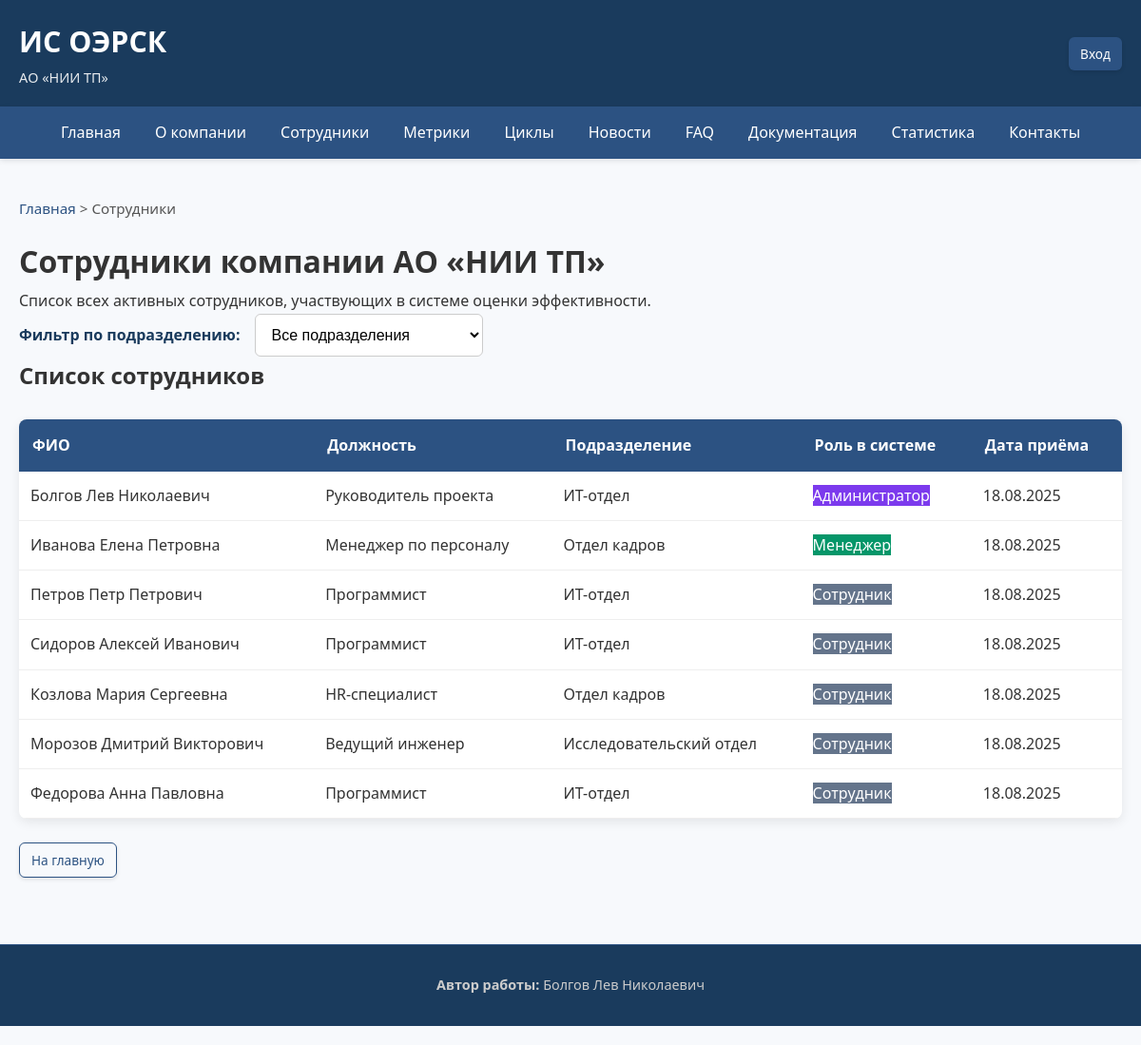
Page /employees on the earlier database version.
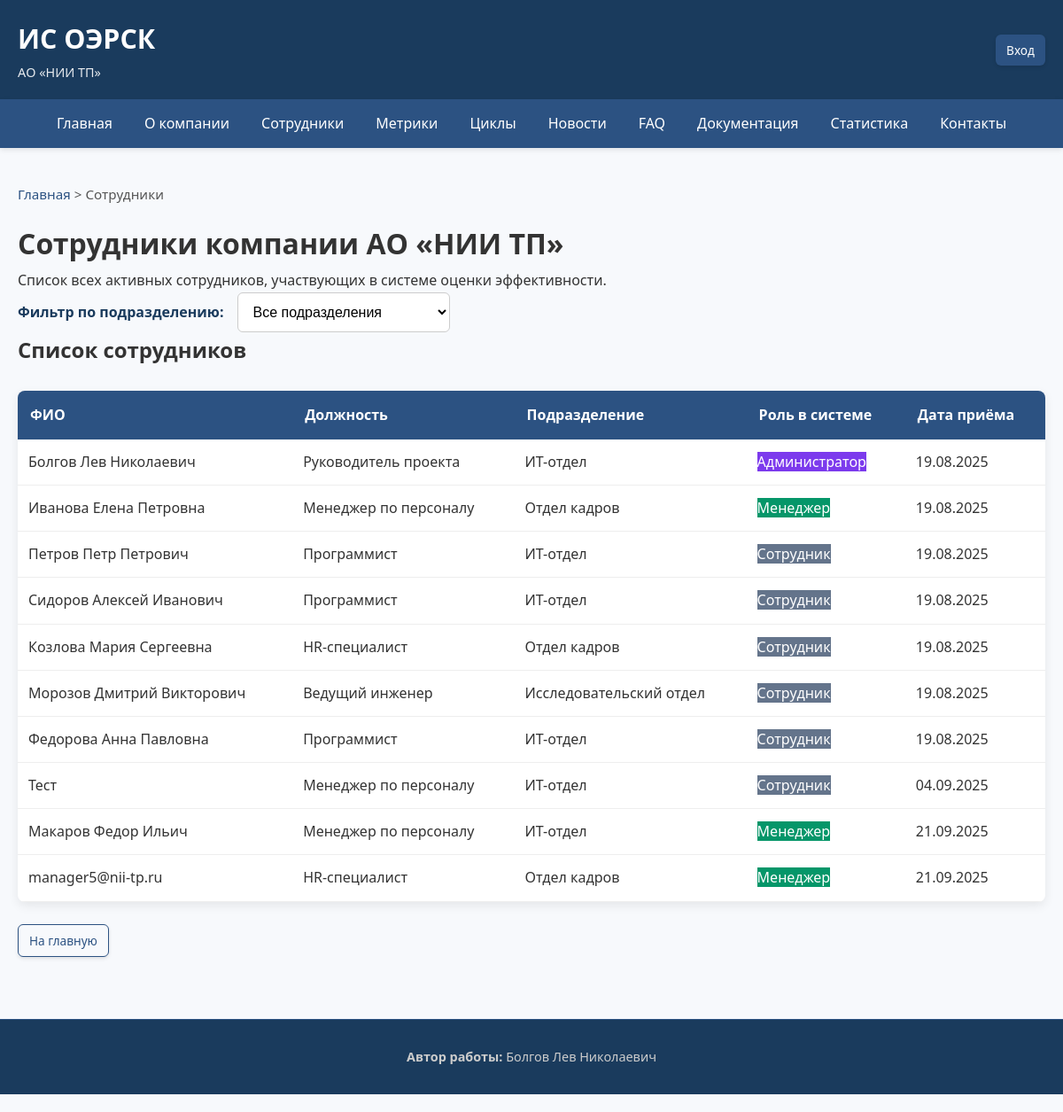
Same page on the later database version.
### app/models.py (models this page shows)
class Employee(db.Model, UserMixin):
    __tablename__ = 'employees'
    id = db.Column(db.Integer, primary_key=True)
    full_name = db.Column(db.String(150), nullable=False)
    email = db.Column(db.String(120), unique=True, nullable=False)
    password_hash = db.Column(db.String(255), nullable=False)
    role_id = db.Column(db.Integer, db.ForeignKey('roles.id'), nullable=False)
    department_id = db.Column(db.Integer, db.ForeignKey('departments.id'), nullable=False)
    position_id = db.Column(db.Integer, db.ForeignKey('positions.id'), nullable=False)
    ip_address = db.Column(db.String(45))
    hire_date = db.Column(db.DateTime, default=datetime.utcnow)
    is_active = db.Column(db.Boolean, default=True)
    role = db.relationship('Role')
    department = db.relationship('Department')
    position = db.relationship('Position')
    metrics_received = db.relationship('EmployeeMetric', foreign_keys='EmployeeMetric.employee_id', backref='employee')
    received_feedback = db.relationship('Feedback', foreign_keys='Feedback.employee_id', backref='employee')
    sender_feedbacks = db.relationship('Feedback', foreign_keys='Feedback.sender_id', backref='sender')
    faqs_created = db.relationship('FAQ', backref='author')
    news_created = db.relationship('News', backref='author')

class Position(db.Model):
    __tablename__ = 'positions'
    id = db.Column(db.Integer, primary_key=True)
    title = db.Column(db.String(100), nullable=False)
    department_id = db.Column(db.Integer, db.ForeignKey('departments.id'), nullable=False)
    department = db.relationship('Department', backref='positions')
    description = db.Column(db.Text)

class Department(db.Model):
    __tablename__ = 'departments'
    id = db.Column(db.Integer, primary_key=True)
    name = db.Column(db.String(100), nullable=False, unique=True)
    description = db.Column(db.Text)

class Role(db.Model):
    __tablename__ = 'roles'
    id = db.Column(db.Integer, primary_key=True)
    name = db.Column(db.String(50), unique=True, nullable=False)
    description = db.Column(db.Text)

### app/views.py (the view)
@views.route('/employees')
def employees():
    dept_filter = request.args.get('department', type=int)
    query = Employee.query.filter_by(is_active=True)
    if dept_filter:
        query = query.filter_by(department_id=dept_filter)
    emps = query.all()
    departments = Department.query.all()
    breadcrumbs = [("Главная", url_for('views.index')), ("Сотрудники", url_for('views.employees'))]
    return render_with_breadcrumbs('employees.html', breadcrumbs, employees=emps, departments=departments, selected_dept=dept_filter)

### app/views.py (called while the page is built)
def render_with_breadcrumbs(template, breadcrumbs, **context):
    return render_template(template, breadcrumbs=breadcrumbs, **context)

### app/templates/employees.html (shortened to what this page needs)
{% extends "base.html" %}
{% block content %}
<h1>Сотрудники компании АО «НИИ ТП»</h1>
<p class="lead">
    Список всех активных сотрудников, участвующих в системе оценки эффективности.
</p>
<div class="section">
    <form method="GET" action="{{ url_for('views.employees') }}" class="filter-form">
        <label for="department_filter">Фильтр по подразделению:</label>
        <select name="department" id="department_filter" onchange="this.form.submit()">
            <option value="">Все подразделения</option>
        </select>
    </form>
</div>
{% if employees %}
    <div class="section">
        <h2>Список сотрудников</h2>
        <table>
            <thead>
                <tr>
                    <th>ФИО</th>
                    <th>Должность</th>
                    <th>Подразделение</th>
                    <th>Роль в системе</th>
                    <th>Дата приёма</th>
                </tr>
            </thead>
            <tbody>
                {% for emp in employees %}
                <tr>
                    <td>{{ emp.full_name }}</td>
                    <td>{{ emp.position.title if emp.position else '–' }}</td>
                    <td>{{ emp.department.name if emp.department else '–' }}</td>
                    <td>
                        <span class="badge {% if emp.role.name == 'admin' %}badge-admin
                               {% elif emp.role.name == 'manager' %}badge-manager
                               {% else %}badge-employee{% endif %}">
                            {{ {
                                'admin': 'Администратор',
                                'manager': 'Менеджер',
                                'employee': 'Сотрудник'
                            }[emp.role.name] }}
                        </span>
                    </td>
                    <td>{{ emp.hire_date.strftime('%d.%m.%Y') if emp.hire_date else '–' }}</td>
                </tr>
                {% endfor %}
            </tbody>
        </table>
    </div>
{% else %}
    <div class="alert alert-info">
        Сотрудники не найдены.
    </div>
{% endif %}
<div class="action-buttons">
    <a href="{{ url_for('views.index') }}" class="btn btn-outline">На главную</a>
</div>
{% endblock %}

### app/templates/base.html (shortened to what this page needs)
<!DOCTYPE html>
<html lang="ru">
<head>
    <link rel="stylesheet" href="{{ url_for('static', filename='styles.css') }}">
    <link href="https://cdnjs.cloudflare.com/ajax/libs/font-awesome/6.0.0/css/all.min.css" rel="stylesheet">
</head>
<body>
    <header class="header" role="banner">
        <div class="logo">
            <h1><a href="{{ url_for('views.index') }}">ИС ОЭРСК</a></h1>
            <p>АО «НИИ ТП»</p>
        </div>
        <div class="auth-bar">
            {% if current_user.is_authenticated %}
                <span>Привет, {{ current_user.full_name.split()[0] }}!</span>
                <a href="{{ url_for('views.dashboard') }}" class="btn btn-small">Кабинет</a>
                <a href="{{ url_for('auth.logout') }}" class="btn btn-small btn-outline">Выход</a>
            {% else %}
                <a href="{{ url_for('auth.login') }}" class="btn btn-small">Вход</a>
            {% endif %}
        </div>
    </header>
    <nav class="main-menu" role="navigation">
        <ul>
            <li><a href="{{ url_for('views.index') }}">Главная</a></li>
            <li><a href="{{ url_for('views.about') }}">О компании</a></li>
            <li><a href="{{ url_for('views.employees') }}">Сотрудники</a></li>
            <li><a href="{{ url_for('views.metrics') }}">Метрики</a></li>
            <li><a href="{{ url_for('views.cycles') }}">Циклы</a></li>
            <li><a href="{{ url_for('views.news_list') }}">Новости</a></li>
            <li><a href="{{ url_for('views.faq') }}">FAQ</a></li>
            <li><a href="{{ url_for('views.documentation') }}">Документация</a></li>
            <li><a href="{{ url_for('views.stats') }}">Статистика</a></li>
            <li><a href="{{ url_for('views.contact') }}">Контакты</a></li>
        </ul>
    </nav>
    <div class="container">
        {% if breadcrumbs %}
        <div class="breadcrumbs" aria-label="Хлебные крошки">
            {% for crumb in breadcrumbs %}
                {% if not loop.last %}
                    <a href="{{ crumb[1] }}">{{ crumb[0] }}</a> >
                {% else %}
                    <span>{{ crumb[0] }}</span>
                {% endif %}
            {% endfor %}
        </div>
        {% endif %}
        <main>
            {% block content %}{% endblock %}
        </main>
    </div>
    <footer class="footer" role="contentinfo">
        <div class="footer-content">
            <div>
                <strong>Автор работы:</strong> Болгов Лев Николаевич
            </div>
        </div>
    </footer>
</body>
</html>

### app/static/styles.css (style rules this page uses)
* { margin: 0; padding: 0; box-sizing: border-box; }
body { font-family: 'Segoe UI', Tahoma, Geneva, Verdana, sans-serif; line-height: 1.7; color: #333; background-color: #f7f9fc; padding-bottom: 20px; }
.container { max-width: 1200px; margin: 0 auto; padding: 20px; }
.header { background: #1a3b5d; color: white; padding: 18px 20px; display: flex; justify-content: space-between; align-items: center; flex-wrap: wrap; box-shadow: 0 2px 8px rgba(0, 0, 0, 0.1); }
.header .logo h1 { margin: 0; font-size: 1.9em; font-weight: 600; }
.header .logo p { margin: 0; font-size: 0.9em; opacity: 0.9; }
.header .logo a { color: white; text-decoration: none; }
.auth-bar { display: flex; gap: 12px; align-items: center; }
.main-menu { background: #2c5282; color: white; box-shadow: 0 2px 6px rgba(0, 0, 0, 0.1); }
.main-menu ul { list-style: none; display: flex; flex-wrap: wrap; justify-content: center; margin: 0; }
.main-menu ul li a { display: block; padding: 14px 18px; color: white; text-decoration: none; transition: background 0.3s ease, transform 0.1s; font-weight: 500; }
.breadcrumbs { margin: 20px 0 15px; font-size: 0.95em; color: #555; }
.breadcrumbs a { color: #2c5282; text-decoration: none; }
.btn { display: inline-block; padding: 10px 18px; background: #2c5282; color: white; border: none; border-radius: 6px; text-decoration: none; font-size: 0.95em; font-weight: 500; cursor: pointer; transition: all 0.3s ease; box-shadow: 0 2px 4px rgba(0, 0, 0, 0.1); }
.btn-outline { background: transparent; border: 1px solid #2c5282; color: #2c5282; }
.btn-small { padding: 6px 12px; font-size: 0.85em; }
table { width: 100%; border-collapse: collapse; margin: 25px 0; background: white; border-radius: 8px; overflow: hidden; box-shadow: 0 4px 12px rgba(0, 0, 0, 0.08); }
table th { background: #2c5282; color: white; padding: 14px; text-align: left; font-weight: 600; }
table td { padding: 12px; border-bottom: 1px solid #eee; }
.footer { background: #1a3b5d; color: #ccc; padding: 30px 20px; text-align: center; font-size: 0.9em; margin-top: 50px; border-top: 1px solid #2c5282; }
.footer-content { max-width: 1200px; margin: 0 auto; display: flex; justify-content: center; flex-wrap: wrap; gap: 15px; }
.action-buttons { display: flex; gap: 10px; margin-top: 12px; }
.action-buttons .btn { padding: 6px 12px; font-size: 0.85em; }
.badge-admin { background: #7c3aed; color: white; }
.badge-manager { background: #059669; color: white; }
.badge-employee { background: #64748b; color: white; }
.filter-form { display: flex; align-items: center; gap: 1rem; flex-wrap: wrap; }
.filter-form label { font-weight: 600; color: #1a3b5d; white-space: nowrap; font-size: 1em; }
.filter-form select { padding: 12px; border: 1px solid #ccc; border-radius: 6px; background-color: white; font-size: 1em; min-width: 240px; cursor: pointer; transition: border-color 0.3s ease, box-shadow 0.3s ease; }

Differences in the rows shown:
changed Employee "Болгов Лев Николаевич": hire_date "18.08.2025" → "19.08.2025"
changed Employee "Иванова Елена Петровна": hire_date "18.08.2025" → "19.08.2025"
changed Employee "Петров Петр Петрович": hire_date "18.08.2025" → "19.08.2025"
changed Employee "Сидоров Алексей Иванович": hire_date "18.08.2025" → "19.08.2025"
changed Employee "Козлова Мария Сергеевна": hire_date "18.08.2025" → "19.08.2025"
changed Employee "Морозов Дмитрий Викторович": hire_date "18.08.2025" → "19.08.2025"
changed Employee "Федорова Анна Павловна": hire_date "18.08.2025" → "19.08.2025"
added Employee: full_name "Тест", position "Менеджер по персоналу", department "ИТ-отдел", Role.name "Сотрудник", hire_date "04.09.2025"
added Employee: full_name "Макаров Федор Ильич", position "Менеджер по персоналу", department "ИТ-отдел", Role.name "Менеджер", hire_date "21.09.2025"
added Employee: full_name "manager5@nii-tp.ru", position "HR-специалист", department "Отдел кадров", Role.name "Менеджер", hire_date "21.09.2025"
